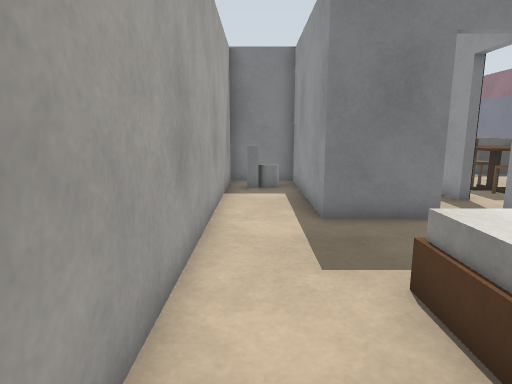
View 1 (above)

16 first-person views from a walk through a robot-simulator world made for Gazebo. The camera is 1 m above the floor, tilts 10° down and sees 75° across. The floor is counted in squares, 0.5 m on a side. Each view is taken from the middle of a square. On the plan, view 1 faces up. The plan holds only what a view shows up to about 18 squares ahead; the rest is blank. Simple shapes stand in for some stock models.

View 2
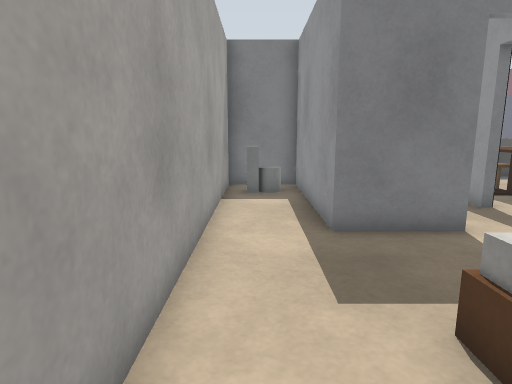

View 3
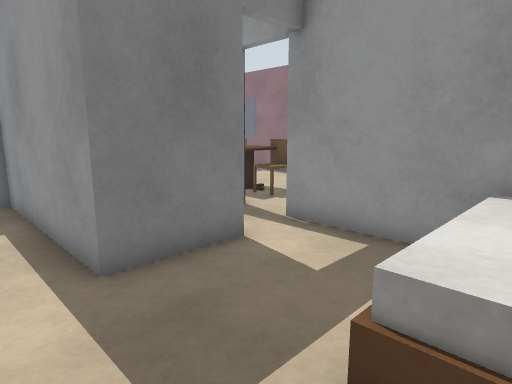

View 4
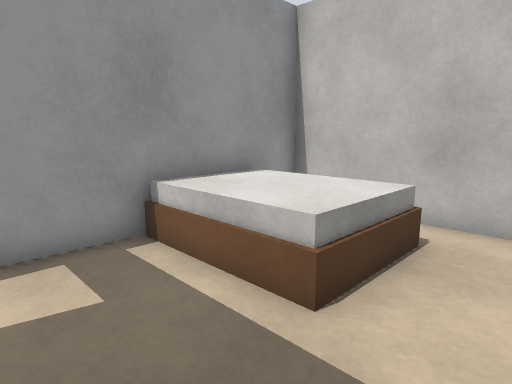

View 5
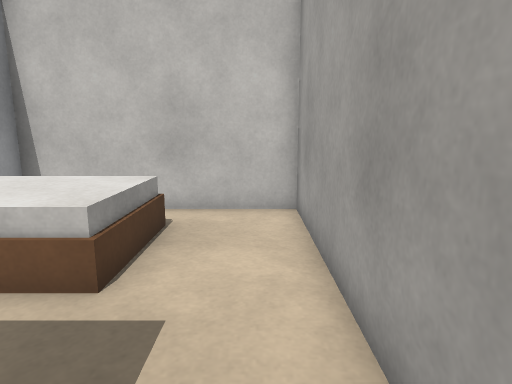

View 6
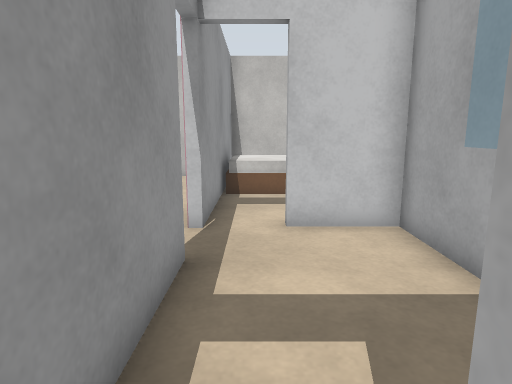

View 7
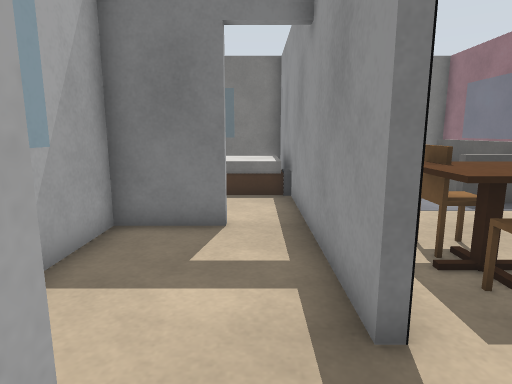

View 8
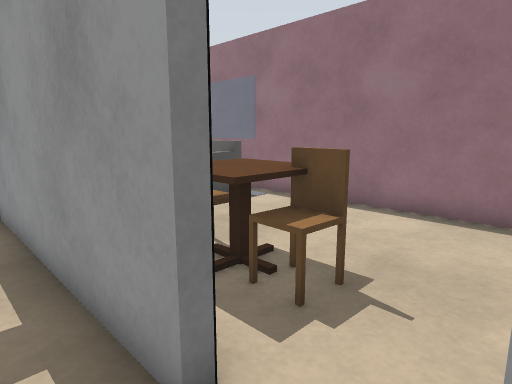

View 9
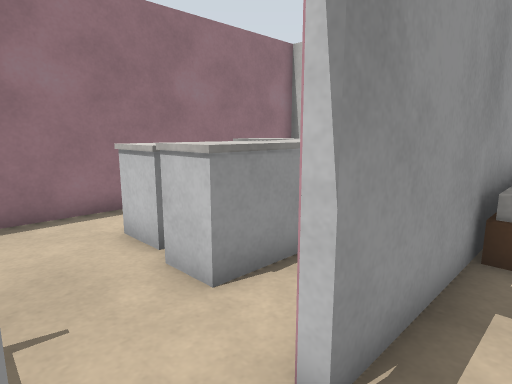

View 10
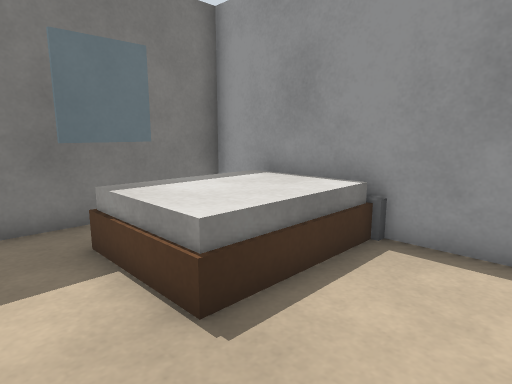

View 11
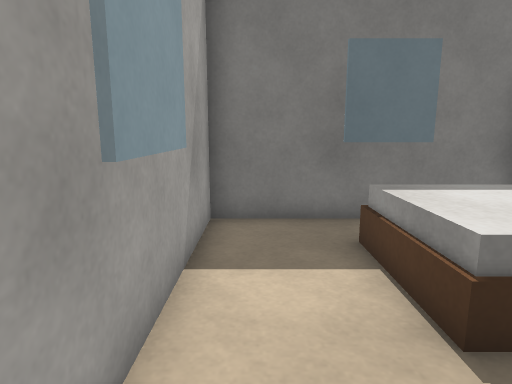

View 12
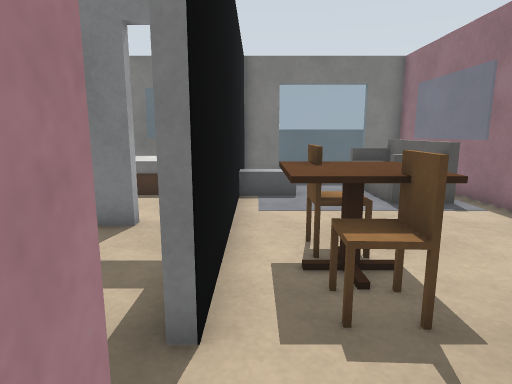

View 13
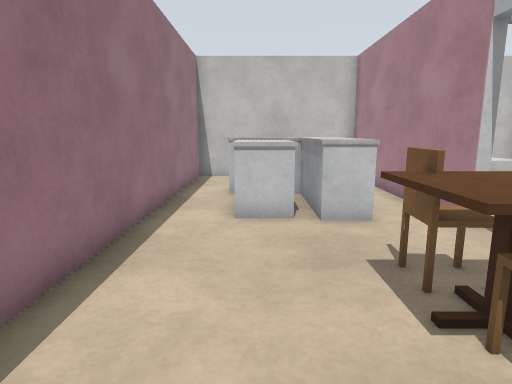

View 14
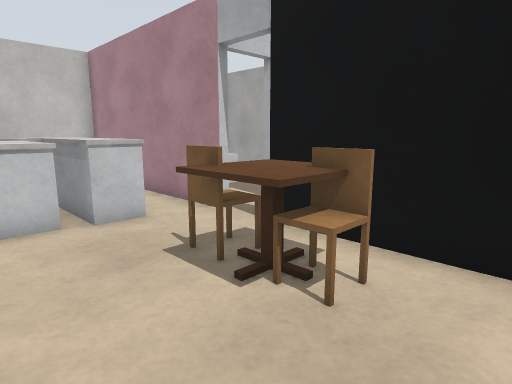

View 15
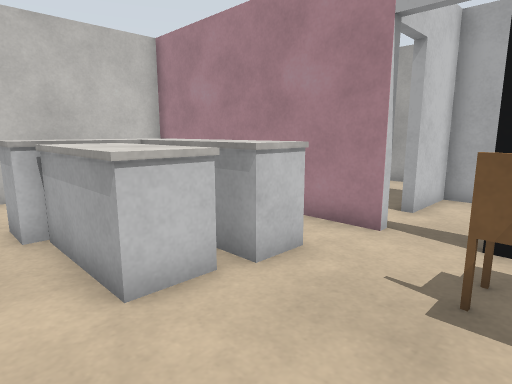

View 16
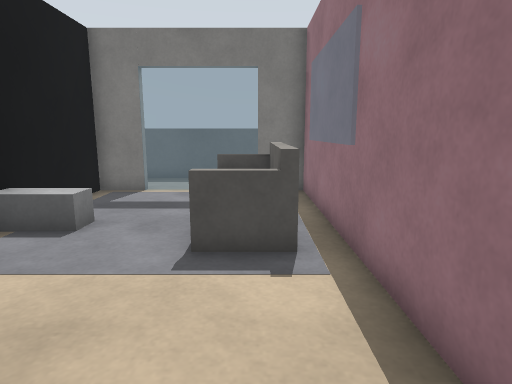

### Floor plan
Points are (right, up) in squares from view 1. A wall is a line through its corners. A room is listed if a view was taken in it or the views show most of it. See-through windows are left out.
Room 1 (views 1, 2, 3, 4, 5, 7, 8)
walls: (4.4, 7.7) (1.6, 7.7) (1.6, 14.1) (-1.1, 14.1) (-1.1, -0.7) (6.1, -0.7) (6.1, 1.6); (6.1, 3.5) (6.1, 8.1)
ways out: opening at (5, 8) to room 3
objects: toilet (0, 12) to (1, 13); bed (2, 1) to (6, 4)
Room 2 (views 6, 10, 11)
walls: (4.3, 14.5) (4.3, 14.1); (6.1, 13.6) (6.1, 22.7) (-1.1, 22.7) (-1.1, 16.1)
ways out: opening at (5, 14) to room 3
objects: bed (2, 18) to (5, 21)
Room 3 (view 9)
walls: (6.1, 9.9) (6.1, 13.6); (4.3, 14.1) (1.9, 14.1) (1.9, 8) (4.4, 8)
ways out: opening at (5, 8) to room 1; opening at (5, 14) to room 2; opening at (6, 9) to room 4
Room 4 (views 12, 13, 14, 15, 16)
walls: (6.5, 8.1) (6.5, 3.5); (6.5, 1.6) (6.5, -0.7) (13.7, -0.7) (13.7, 17.5); (13.7, 20.4) (13.7, 22.7) (12, 22.7); (8.1, 22.7) (6.5, 22.7) (6.5, 9.9)
ways out: opening at (6, 9) to room 3
objects: TV cabinet (7, 18) to (8, 18); chair (8, 10) to (9, 11); chair (8, 12) to (9, 13); counter (9, 3) to (12, 7); dining table (9, 12); other object (11, 5) to (11, 7); sofa (11, 17) to (12, 21)

Positions as (right, up) in squares from view 1, and headings:
1: (0, 0), facing up
2: (0, 1), facing up
3: (0, 3), facing up-right
4: (0, 7), facing down-right
5: (0, 8), facing down
6: (5, 15), facing down
7: (5, 7), facing up
8: (5, 8), facing up-right
9: (5, 10), facing down-right
10: (0, 15), facing up-right
11: (0, 15), facing up
12: (7, 7), facing up
13: (11, 15), facing down
14: (12, 15), facing down-left
15: (13, 11), facing down-left
16: (12, 11), facing up
